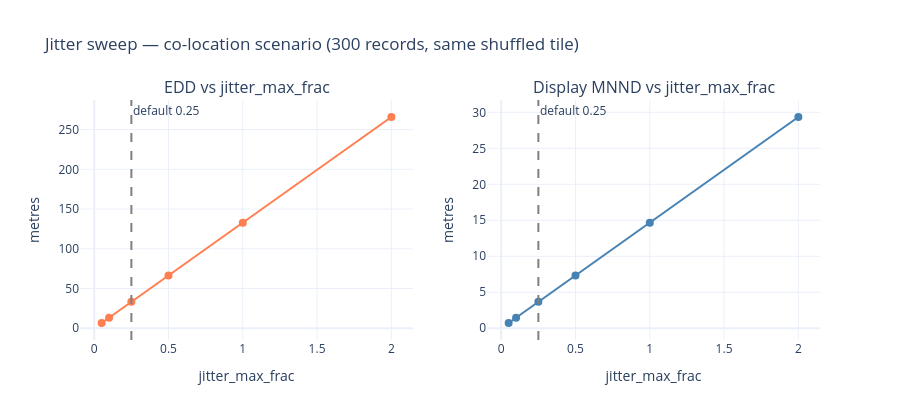

Notebook cell for this chart:
### Code cell
fig = make_subplots(
    rows=1, cols=2,
    subplot_titles=['EDD vs jitter_max_frac', 'Display MNND vs jitter_max_frac'],
)

fig.add_trace(go.Scatter(
    x=df_sweep['frac'], y=df_sweep['edd_m'],
    mode='lines+markers', name='EDD (m)',
    line=dict(color='coral', width=2), marker=dict(size=8),
), row=1, col=1)

fig.add_trace(go.Scatter(
    x=df_sweep['frac'], y=df_sweep['mnnd_disp_m'],
    mode='lines+markers', name='MNND display (m)',
    line=dict(color='steelblue', width=2), marker=dict(size=8),
), row=1, col=2)

for col in [1, 2]:
    fig.add_vline(x=0.25, line_dash='dash', line_color='gray',
                  annotation_text='default 0.25',
                  annotation_position='top right',
                  row=1, col=col)

fig.update_xaxes(title_text='jitter_max_frac')
fig.update_yaxes(title_text='metres', row=1, col=1)
fig.update_yaxes(title_text='metres', row=1, col=2)
fig.update_layout(
    title='Jitter sweep — co-location scenario (300 records, same shuffled tile)',
    template='plotly_white', height=420, showlegend=False,
)
fig.show()

### Figure 1 — Plotly figure (JSON) as saved in the notebook; plotly's stock layout.template omitted (floating-point values rounded to 4 significant figures)
{"data": [{"line": {"color": "coral", "width": 2}, "marker": {"size": 8}, "mode": "lines+markers", "name": "EDD (m)", "type": "scatter", "x": [0.05, 0.1, 0.25, 0.5, 1.0, 2.0], "xaxis": "x", "y": [6.646, 13.29, 33.23, 66.46, 132.9, 265.8], "yaxis": "y"}, {"line": {"color": "steelblue", "width": 2}, "marker": {"size": 8}, "mode": "lines+markers", "name": "MNND display (m)", "type": "scatter", "x": [0.05, 0.1, 0.25, 0.5, 1.0, 2.0], "xaxis": "x2", "y": [0.7337, 1.467, 3.668, 7.337, 14.67, 29.35], "yaxis": "y2"}], "layout": {"annotations": [{"font": {"size": 16}, "showarrow": false, "text": "EDD vs jitter_max_frac", "x": 0.225, "xanchor": "center", "xref": "paper", "y": 1.0, "yanchor": "bottom", "yref": "paper"}, {"font": {"size": 16}, "showarrow": false, "text": "Display MNND vs jitter_max_frac", "x": 0.775, "xanchor": "center", "xref": "paper", "y": 1.0, "yanchor": "bottom", "yref": "paper"}, {"showarrow": false, "text": "default 0.25", "x": 0.25, "xanchor": "left", "xref": "x", "y": 1, "yanchor": "top", "yref": "y domain"}, {"showarrow": false, "text": "default 0.25", "x": 0.25, "xanchor": "left", "xref": "x2", "y": 1, "yanchor": "top", "yref": "y2 domain"}], "height": 420, "shapes": [{"line": {"color": "gray", "dash": "dash"}, "type": "line", "x0": 0.25, "x1": 0.25, "xref": "x", "y0": 0, "y1": 1, "yref": "y domain"}, {"line": {"color": "gray", "dash": "dash"}, "type": "line", "x0": 0.25, "x1": 0.25, "xref": "x2", "y0": 0, "y1": 1, "yref": "y2 domain"}], "showlegend": false, "title": {"text": "Jitter sweep — co-location scenario (300 records, same shuffled tile)"}, "xaxis": {"anchor": "y", "domain": [0.0, 0.45], "title": {"text": "jitter_max_frac"}}, "xaxis2": {"anchor": "y2", "domain": [0.55, 1.0], "title": {"text": "jitter_max_frac"}}, "yaxis": {"anchor": "x", "domain": [0.0, 1.0], "title": {"text": "metres"}}, "yaxis2": {"anchor": "x2", "domain": [0.0, 1.0], "title": {"text": "metres"}}}}
